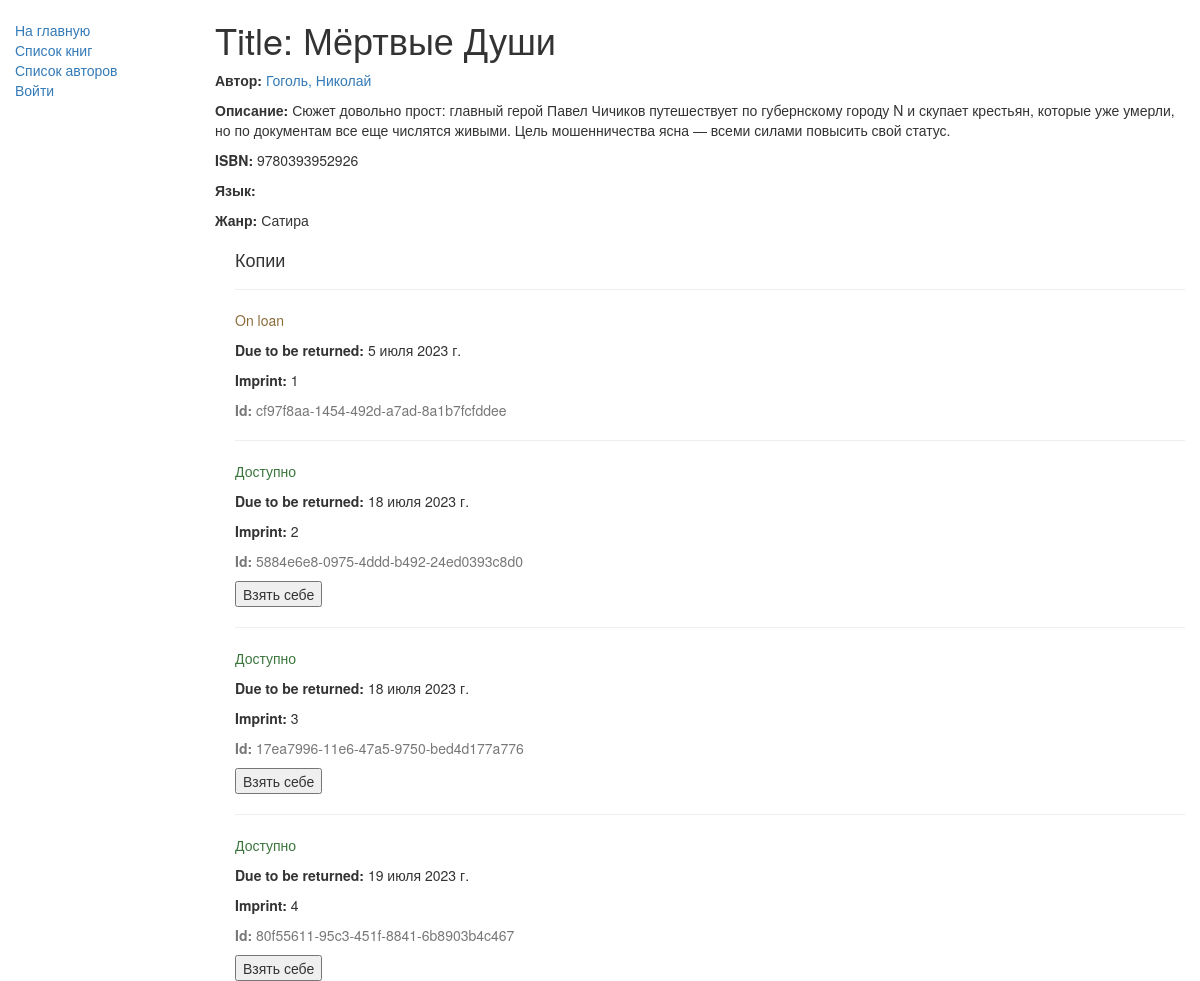
Before: /catalog/book/1 with the older database file.
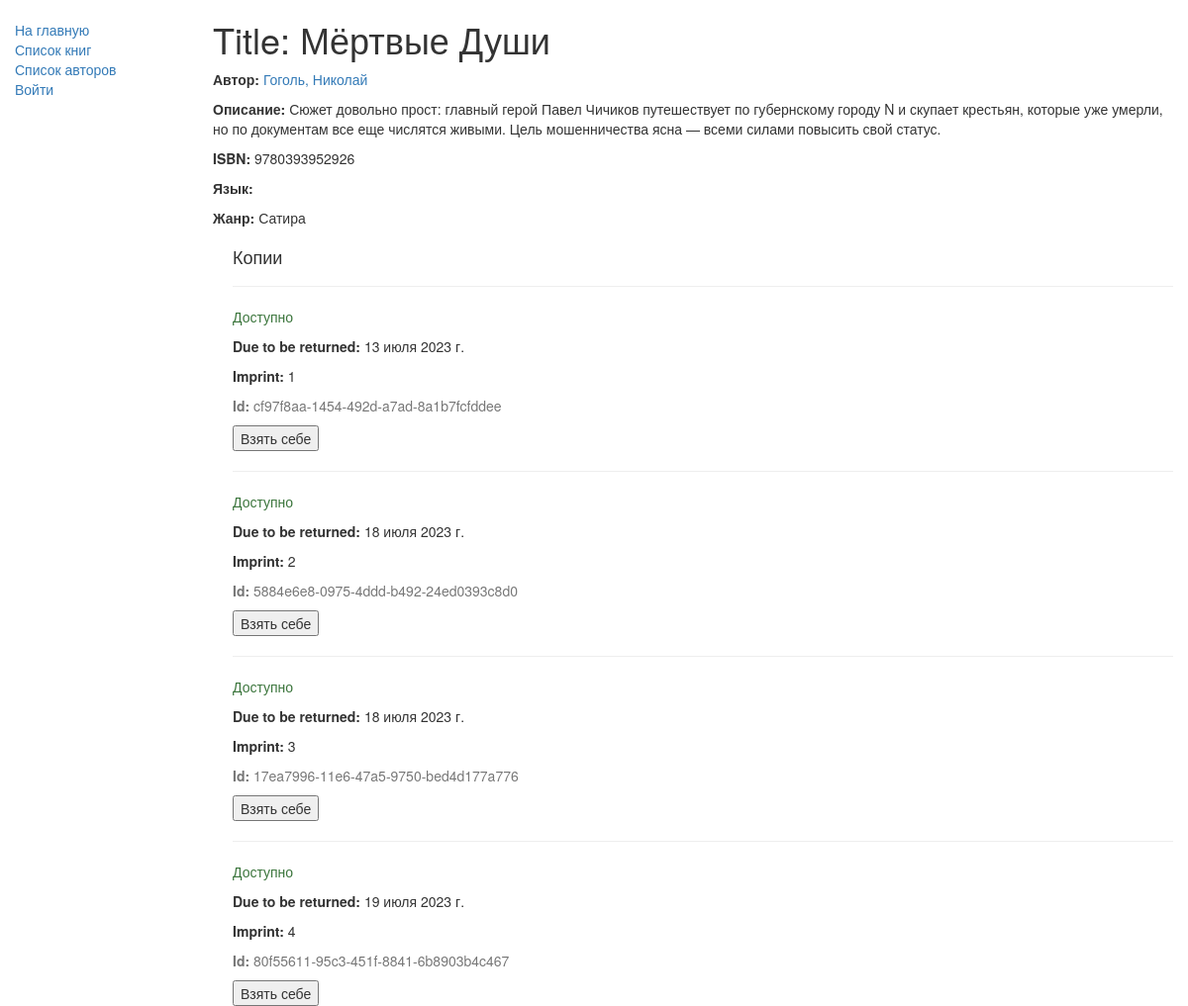
After: the same page with the newer database file.
### catalog/models.py (models this page shows, shortened)
class Book(models.Model):
    def display_genre(self):
        return ', '.join([genre.name for genre in self.genre.all()[:3]])
    display_genre.short_description = 'Genre'
    title = models.CharField(max_length=40)
    author = models.ForeignKey(Author, on_delete=models.SET_NULL, null=True)
    summary = models.TextField(max_length=1000, help_text="Enter a brief description of the book")
    isbn = models.CharField('ISBN', max_length=13,
                            help_text='13 Character <a href="https://www.isbn-international.org/content/what-isbn">ISBN number</a>')
    genre = models.ManyToManyField(Genre, help_text="Select a genre for this book")
    class Meta:
        ordering = ['title', 'author']

class Author(models.Model):
    first_name = models.CharField(max_length=100)
    last_name = models.CharField(max_length=100)
    date_of_birth = models.DateField(null=True, blank=True)
    date_of_death = models.DateField('Died', null=True, blank=True)
    def __str__(self):
        return '%s, %s' % (self.last_name, self.first_name)

class Genre(models.Model):
    name = models.CharField(max_length=20, help_text="Enter a book genre (e.g. Science Fiction, French Poetry etc.)")
    def __str__(self):
        return self.name

class BookInstance(models.Model):
    id = models.UUIDField(primary_key=True, default=uuid.uuid4,
                          help_text="Unique ID for this particular book across whole library")
    book = models.ForeignKey('Book', on_delete=models.SET_NULL, null=True)
    imprint = models.CharField(max_length=200)
    due_back = models.DateField(null=True, blank=True)
    borrower = models.ForeignKey(User, on_delete=models.SET_NULL, null=True, blank=True)
    LOAN_STATUS = (
        ('m', 'Maintenance'),
        ('o', 'On loan'),
        ('a', 'Доступно'),
        ('r', 'Reserved'),
    )
    status = models.CharField(max_length=1, choices=LOAN_STATUS, blank=True, default='m', help_text='Book availability')
    class Meta:
        ordering = ["due_back"]
        permissions = (("can_mark_returned", "Set book as returned"),)

### catalog/views.py (the view, shortened to what this page needs)
# urls.py: path('book/<int:id>', views.BookDetailView.as_view(), name='book-detail'),
class BookDetailView(generic.TemplateView):
    template_name = 'catalog/book_detail.html'
    def get_context_data(self, **kwargs):
        context = super().get_context_data(**kwargs)
        id = kwargs['id']
        book = Book.objects.get(id=id)
        context['book'] = book
        return context

### catalog/templates/catalog/book_detail.html (shortened to what this page needs)
{% extends "catalog/base.html" %}
{% block content %}
<h1>Title: {{ book.title }}</h1>
<p><strong>Автор:</strong> <a href=" {% url 'author-detail' book.author.id %} ">{{ book.author }}</a>
</p>
<p><strong>Описание:</strong> {{ book.summary }}</p>
<p><strong>ISBN:</strong> {{ book.isbn }}</p>
<p><strong>Язык:</strong> {{ book.language }}</p>
<p><strong>Жанр:</strong> {% for genre in book.genre.all %} {{ genre }}{% endfor %}</p>
<div style="margin-left:20px;margin-top:20px">
<h4>Копии</h4>
    {% for copy in book.bookinstance_set.all %}
    <hr>
    <p class="{% if copy.status == 'a' %}text-success{% elif copy.status == 'd' %}text-danger{% else %}text-warning{% endif %}">
        {{ copy.get_status_display }}</p>
    {% if copy.status != 'a' %}
    <p><strong>Due to be returned:</strong> {{copy.due_back}}</p>
    <p><strong>Imprint:</strong> {{copy.imprint}}</p>
    <p class="text-muted"><strong>Id:</strong> {{copy.id}}</p>
    {% endif %}
    {% if copy.status == 'a' %}
    <p><strong>Due to be returned:</strong> {{copy.due_back}}</p>
    <p><strong>Imprint:</strong> {{copy.imprint}}</p>
    <p class="text-muted"><strong>Id:</strong> {{copy.id}}</p>
    <form action="/catalog/{{ copy.id }}" method="post">
        <button type="submit">Взять себе</button>
    </form>
    {% endif %}
    {% endfor %}
</div>
{% endblock %}

### catalog/templates/catalog/base.html (shortened to what this page needs)
<!DOCTYPE html>
<html lang="en">
<head>
    <link rel="stylesheet" href="https://maxcdn.bootstrapcdn.com/bootstrap/3.3.7/css/bootstrap.min.css">
    {% load static %}
    <link rel="stylesheet" href="{% static 'catalog/css/style.css' %}">
</head>
<body>
<div class="container-fluid">
    <div class="row">
        <div class="col-sm-2">
            {% block sidebar %}
            <ul class="sidebar-nav">
                <li><a href="{% url 'index' %}">На главную</a></li>
                <li><a href=" {% url 'books' %} ">Список книг</a></li>
                <li><a href=" {% url 'authors' %} ">Список авторов</a></li>
                {% if user.is_authenticated %}
                <li class="pidor">Пользователь: {{ user.get_username }}</li>
                <li><a href="{% url 'my-borrowed' %}">Мои книги</a></li>
                <li><a href="{% url 'logout'%}?next={{request.path}}">Выйти</a></li>
                {% else %}
                <li><a href="{% url 'login'%}?next={{request.path}}">Войти</a></li>
                {% endif %}
            </ul>
            {% endblock %}
        </div>
        <div class="col-sm-10 ">
            {% block content %}{% endblock %}
        </div>
    </div>
</div>
</body>
</html>

### catalog/static/catalog/css/style.css (style rules this page uses)
.sidebar-nav { margin-top: 20px; padding: 0; list-style: none; }

Changed rows visible on the page:
changed BookInstance "cf97f8aa-1454-492d-a7ad-8a1b7fcfddee": status "On loan" → "Доступно"; due_back "5 июля 2023 г." → "13 июля 2023 г."
